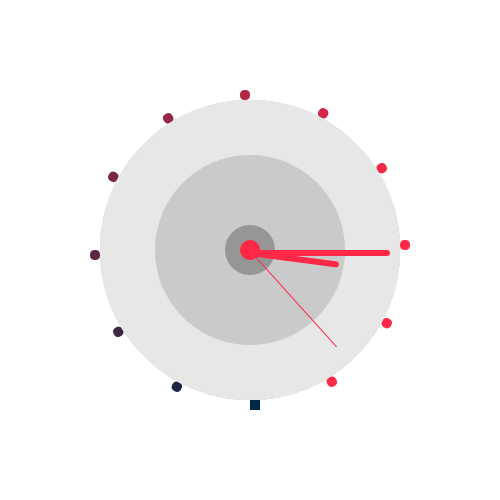
Frame 1 (no input)
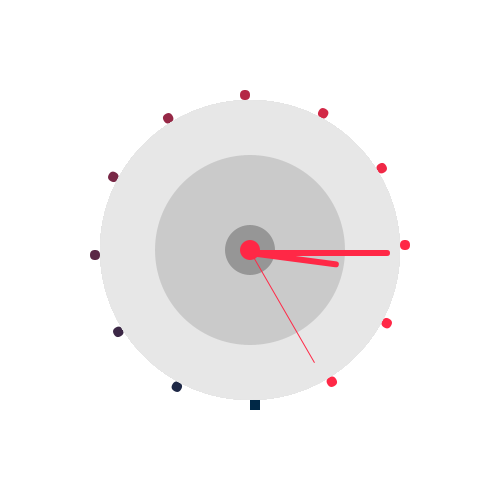
Frame 60 (the mouse pressed at the canvas centre just before this capture)
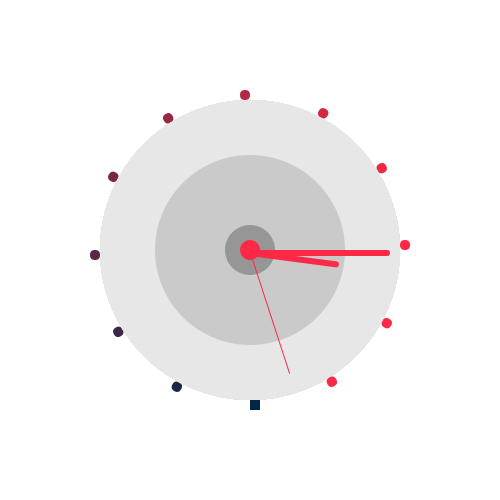
Frame 120 (the mouse held since frame 60 and released just before this capture)

The Processing sketch that drew these frames (run headless with seeded random() and noise(); from frame 60 on, the mouse is pressed at the canvas centre):

// Processing sketch: processing_143512
// ── processing_143512.pde

void setup()
{
  size (500, 500);
  background(255);
  smooth();
}


void draw()
{
  background(0);
  int s = second();  
  int m = minute(); 
  int h = hour();  
  
  line(s, 0, s, 33);
  line(m, 33, m, 66);
  line(h, 66, h, 100);

  background(255);
  translate(width/2, height/2);
  for (int i=0; i<360; i+=30)
    //for (int b=0; b<100; b+=15)

  {

    pushMatrix();
    rotate(radians(i) );
    translate(0, 150);
    fill(i, 40, 70);
    noStroke();
    rect(0, 0, 10, 10, i);
    popMatrix();
    
   

    println(mouseX);
    
    fill(225,225,225);
  ellipse(0,0, 300, 300);
   fill(231,231,231);
   ellipse(0,0, 300, 300);
  fill(150,150,150);
   ellipse(0,0, 50, 50);
   
   fill(150,150,150,90);
   ellipse(0,0, 190, 190);
   
   fill(i,40,70);
   ellipse(0,0, 20, 20);
    
    //Zeiger
    fill(i, 40, 70);
    pushMatrix();
    rotate(radians(6*second()-90));
    rect( 0, 0, 130, 1, s);
    popMatrix();

    pushMatrix();
    rotate(radians(6*minute()-90));
    rect( 0, 0, 140, 6, m);
    popMatrix();

    pushMatrix();
    rotate(radians(30*(hour()+minute()/60.0)-90));
    rect( 0, 0, 90, 6, h);
    popMatrix();
  }
}
